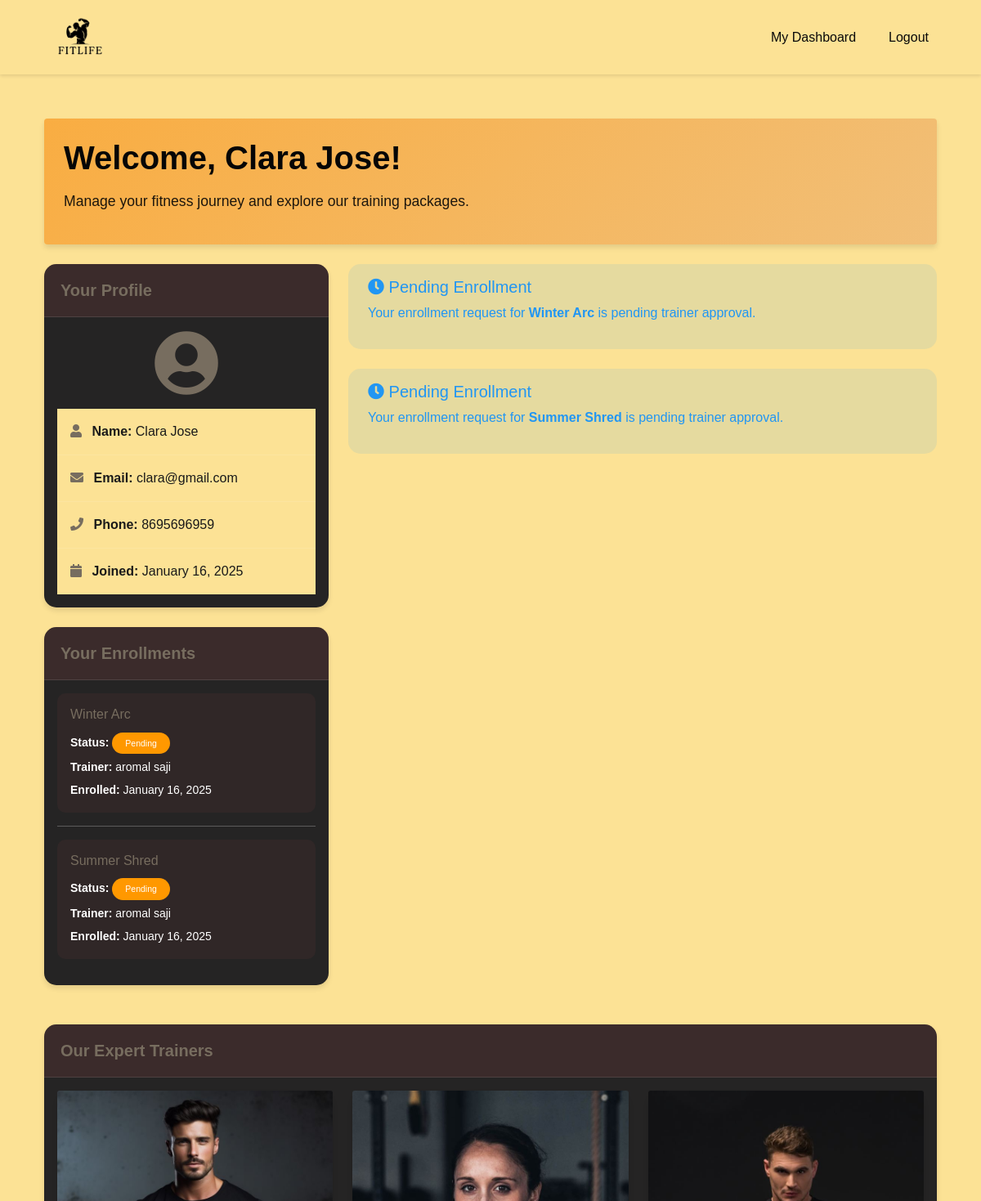
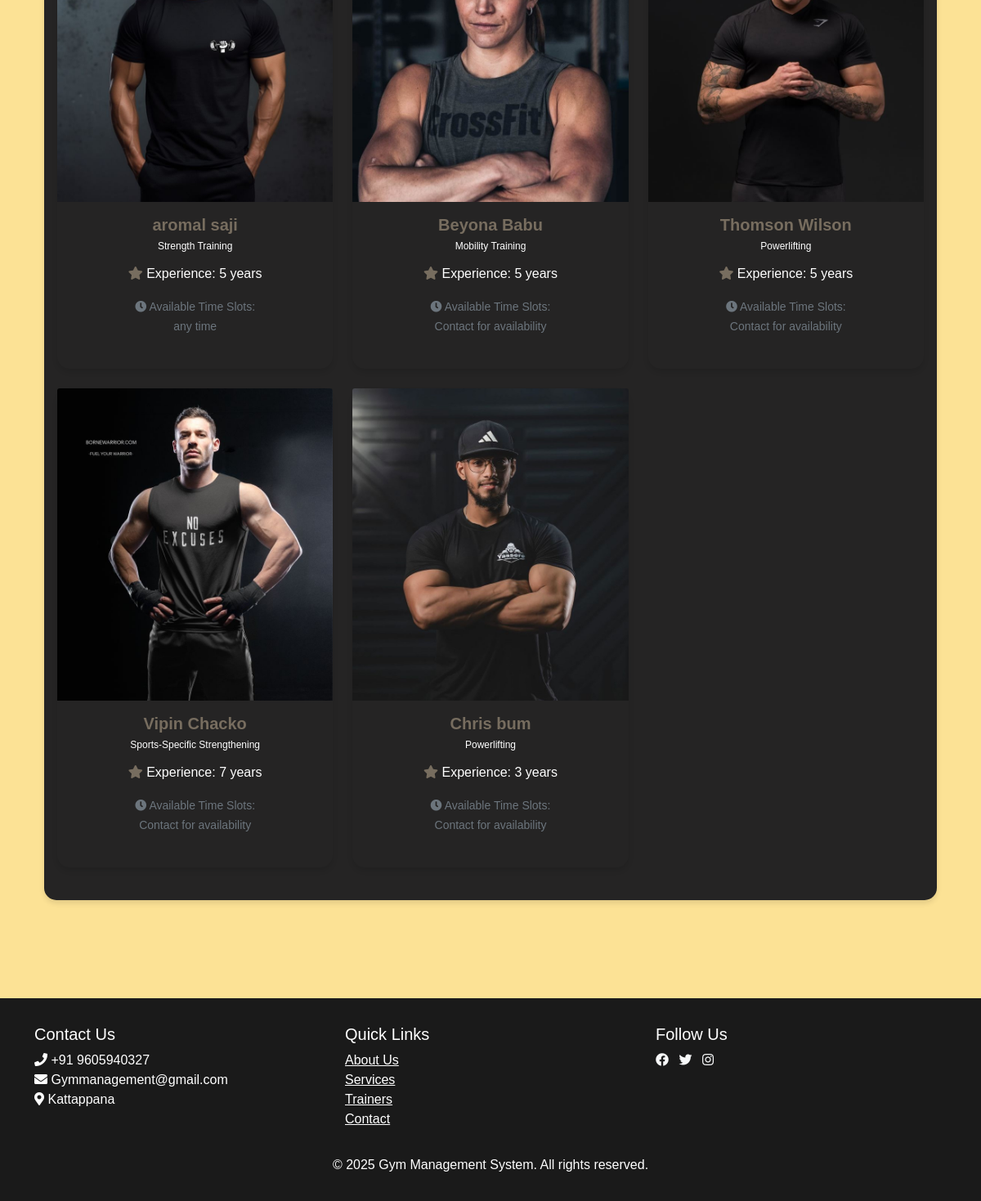
Screenshot of /dashboard/ (signed in) with the database file from the repository (2 pictures, top to bottom).
### gym_app/models.py (models this page shows, shortened)
class CustomUser(AbstractUser):
    phone_regex = RegexValidator(
        regex=r'^\+?1?\d{9,15}$',
        message="Phone number must be entered in the format: '+999999999'. Up to 15 digits allowed."
    )
    phone_number = models.CharField(validators=[phone_regex], max_length=17, blank=False)
    is_trainer = models.BooleanField(default=False)
    email_verification_token = models.UUIDField(default=uuid.uuid4, editable=False, null=True, blank=True)
    email_verification_sent_at = models.DateTimeField(null=True, blank=True)
    email_verified = models.BooleanField(default=False)

class PackageEnrollment(models.Model):
    STATUS_CHOICES = (
        ('pending', 'Pending'),
        ('approved', 'Approved'),
        ('rejected', 'Rejected'),
    )
    user = models.ForeignKey(CustomUser, on_delete=models.CASCADE, related_name='enrollments')
    package = models.ForeignKey(Package, on_delete=models.CASCADE, related_name='enrollments')
    enrollment_date = models.DateTimeField(auto_now_add=True)
    status = models.CharField(max_length=20, choices=STATUS_CHOICES, default='pending')
    payment_status = models.BooleanField(default=False)
    payment_date = models.DateTimeField(null=True, blank=True)
    start_date = models.DateField(null=True, blank=True)
    end_date = models.DateField(null=True, blank=True)
    notes = models.TextField(blank=True)
    razorpay_order_id = models.CharField(max_length=100, null=True, blank=True)
    razorpay_payment_id = models.CharField(max_length=100, null=True, blank=True)
    razorpay_signature = models.CharField(max_length=200, null=True, blank=True)
    class Meta:
        ordering = ['-enrollment_date']
        unique_together = ['user', 'package', 'status']

class Package(models.Model):
    DURATION_CHOICES = [
        ('1', '1 Month'),
        ('3', '3 Months'),
        ('6', '6 Months'),
        ('12', '12 Months'),
    ]
    name = models.CharField(max_length=100)
    trainer = models.ForeignKey(TrainerProfile, on_delete=models.CASCADE)
    duration = models.CharField(max_length=2, choices=DURATION_CHOICES)
    price = models.DecimalField(max_digits=10, decimal_places=2)
    description = models.TextField()
    features = models.TextField(help_text='Enter features separated by newlines')
    is_active = models.BooleanField(default=True)
    created_at = models.DateTimeField(auto_now_add=True)

class TrainerProfile(models.Model):
    user = models.OneToOneField(CustomUser, on_delete=models.CASCADE)
    profile_picture = models.ImageField(upload_to='trainer_profiles/', null=True, blank=True)
    phone_number = models.CharField(max_length=15)
    specialization = models.ForeignKey(Specialization, on_delete=models.SET_NULL, null=True)
    experience = models.IntegerField(default=0)
    is_active = models.BooleanField(default=True)
    available_time_slots = models.CharField(max_length=200, blank=True)

class Specialization(models.Model):
    name = models.CharField(max_length=100)
    description = models.TextField(blank=True, null=True)
    is_active = models.BooleanField(default=True)
    class Meta:
        ordering = ['name']

### gym_app/views.py (the view)
# urls.py: path('dashboard/', views.user_dashboard, name='user_dashboard'),
@login_required
def user_dashboard(request):
    if request.user.is_trainer:
        return redirect('trainer_dashboard')
    enrollments = PackageEnrollment.objects.filter(user=request.user)
    context = {
        'user': request.user,
        'user_enrollments': enrollments,
        'packages': Package.objects.filter(is_active=True),
        'trainers': TrainerProfile.objects.filter(is_active=True),
    }
    active_enrollment = enrollments.filter(status__in=['pending', 'approved'], payment_status=False).first()
    if active_enrollment:
        if active_enrollment.status == 'approved' and active_enrollment.payment_status:
            today_attendance = Attendance.objects.filter(
                enrollment=active_enrollment,
                date=timezone.now().date()
            ).exists()
            progress_entries = Progress.objects.filter(enrollment=active_enrollment)
            context.update({
                'today_attendance': today_attendance,
                'progress_entries': progress_entries,
                'show_packages': False
            })
        else:
            context['show_packages'] = False
    else:
        context['show_packages'] = True
        rejected_enrollments = enrollments.filter(status='rejected')
        if rejected_enrollments.exists():
            context['rejected_enrollments'] = rejected_enrollments
    return render(request, 'gym_app/user_dashboard.html', context)

### templates/gym_app/user_dashboard.html (shortened to what this page needs)
{% extends 'gym_app/base.html' %}
{% load static %}
{% load gym_app_filters %}
{% block content %}
<div class="container mt-4">
    <div class="welcome-banner p-4 mb-4 rounded">
        <h2>Welcome, {{ user.get_full_name }}!</h2>
        <p>Manage your fitness journey and explore our training packages.</p>
    </div>
    <div class="row">
        <div class="col-md-4 mb-4">
            <div class="card profile-card">
                <div class="card-header">
                    <h5 class="card-title mb-0">Your Profile</h5>
                </div>
                <div class="card-body">
                    <div class="text-center mb-3">
                        <i class="fas fa-user-circle fa-5x text-orange"></i>
                    </div>
                    <ul class="list-group list-group-flush">
                        <li class="list-group-item">
                            <i class="fas fa-user me-2 text-orange"></i>
                            <strong>Name:</strong> {{ user.get_full_name }}
                        </li>
                        <li class="list-group-item">
                            <i class="fas fa-envelope me-2 text-orange"></i>
                            <strong>Email:</strong> {{ user.email }}
                        </li>
                        <li class="list-group-item">
                            <i class="fas fa-phone me-2 text-orange"></i>
                            <strong>Phone:</strong> {{ user.phone_number }}
                        </li>
                        <li class="list-group-item">
                            <i class="fas fa-calendar me-2 text-orange"></i>
                            <strong>Joined:</strong> {{ user.date_joined|date:"F d, Y" }}
                        </li>
                    </ul>
                </div>
            </div>
            <div class="card mt-4">
                <div class="card-header">
                    <h5 class="card-title mb-0">Your Enrollments</h5>
                </div>
                <div class="card-body">
                    {% if user_enrollments %}
                        {% for enrollment in user_enrollments %}
                        <div class="enrollment-item mb-3">
                            <h6 class="text-orange">{{ enrollment.package.name }}</h6>
                            <p class="mb-1">
                                <small>
                                    <strong>Status:</strong>
                                    <span class="badge {% if enrollment.status == 'approved' %}bg-success{% elif enrollment.status == 'rejected' %}bg-danger{% else %}bg-warning{% endif %}">
                                        {{ enrollment.get_status_display }}
                                    </span>
                                </small>
                            </p>
                            <p class="mb-1"><small><strong>Trainer:</strong> {{ enrollment.package.trainer.user.get_full_name }}</small></p>
                            <p class="mb-0"><small><strong>Enrolled:</strong> {{ enrollment.enrollment_date|date:"F d, Y" }}</small></p>
                        </div>
                        {% if not forloop.last %}<hr>{% endif %}
                        {% endfor %}
                    {% else %}
                        <p class="text-muted mb-0">You haven't enrolled in any packages yet.</p>
                    {% endif %}
                </div>
            </div>
        </div>
        <div class="col-md-8 mb-4">
            {% if show_packages %}
                {% if rejected_enrollments %}
                    <div class="alert alert-warning mb-4">
                        <h5 class="alert-heading"><i class="fas fa-exclamation-triangle me-2"></i>Previous Enrollment(s) Rejected</h5>
                        <hr>
                        {% for enrollment in rejected_enrollments %}
                        <p class="mb-2">
                            Your enrollment request for <strong>{{ enrollment.package.name }}</strong> was rejected.
                            Please select a different package below.
                        </p>
                        {% endfor %}
                    </div>
                {% endif %}
                <div class="row">
                    <div class="col-12">
                        <h4 class="mb-4"><i class="fas fa-dumbbell me-2"></i>Available Training Packages</h4>
                    </div>
                    {% for package in packages %}
                    <div class="col-md-6 mb-4">
                        <div class="card h-100 package-card">
                            <div class="card-header package-header">
                                <h5 class="card-title mb-0">{{ package.name }}</h5>
                                <div class="price-tag">₹{{ package.price }}</div>
                            </div>
                            <div class="card-body">
                                <p class="card-text">{{ package.description }}</p>
                                <ul class="feature-list">
                                    {% for feature in package.features.split %}
                                    <li><i class="fas fa-check me-2 text-orange"></i>{{ feature }}</li>
                                    {% endfor %}
                                </ul>
                                <div class="trainer-info">
                                    <p class="mb-1">
                                        <i class="fas fa-user-tie me-2 text-orange"></i>
                                        <strong>Trainer:</strong> {{ package.trainer.user.get_full_name }}
                                    </p>
                                    <p class="mb-1">
                                        <i class="fas fa-star me-2 text-orange"></i>
                                        <strong>Specialization:</strong> {{ package.trainer.specialization.name }}
                                    </p>
                                    <p class="mb-0">
                                        <i class="fas fa-clock me-2 text-orange"></i>
                                        <strong>Duration:</strong> {{ package.get_duration_display }}
                                    </p>
                                </div>
                            </div>
                            <div class="card-footer --primary-bg">
                                {% if user_enrollments %}
                                    {% with enrollment=user_enrollments|filter_by_package:package %}
                                        {% if enrollment %}
                                            <button class="btn btn-secondary w-100" disabled>
                                                {{ enrollment.get_status_display }}
                                            </button>
                                        {% else %}
                                            <form method="post" action="{% url 'enroll_package' package.id %}">
                                                {% csrf_token %}
                                                <button type="submit" class="btn btn-gradient w-100">Enroll Now</button>
                                            </form>
                                        {% endif %}
                                    {% endwith %}
                                {% else %}
                                    <form method="post" action="{% url 'enroll_package' package.id %}">
                                        {% csrf_token %}
                                        <button type="submit" class="btn btn-gradient w-100">Enroll Now</button>
                                    </form>
                                {% endif %}
                            </div>
                        </div>
                    </div>
                    {% endfor %}
                </div>
            {% else %}
                {% if user_enrollments %}
                    {% for enrollment in user_enrollments %}
                        {% if enrollment.status == 'pending' %}
                            <div class="alert alert-info">
                                <h5><i class="fas fa-clock"></i> Pending Enrollment</h5>
                                <p>Your enrollment request for <strong>{{ enrollment.package.name }}</strong> is pending trainer approval.</p>
                            </div>
                        {% endif %}
                    {% endfor %}
                {% endif %}
            {% endif %}
        </div>
    </div>
    <div class="row mb-4">
        <div class="col-12">
            <div class="card">
                <div class="card-header">
                    <h5 class="card-title mb-0">Our Expert Trainers</h5>
                </div>
                <div class="card-body">
                    <div class="row">
                        {% for trainer in trainers %}
                        <div class="col-md-4 mb-4">
                            <div class="card h-100 trainer-card">
                                {% if trainer.profile_picture %}
                                    <img src="{{ trainer.profile_picture.url }}" class="card-img-top trainer-img" alt="{{ trainer.user.get_full_name }}">
                                {% else %}
                                    <div class="trainer-img-placeholder">
                                        <i class="fas fa-user-circle fa-5x"></i>
                                    </div>
                                {% endif %}
                                <div class="card-body text-center">
                                    <h5 class="card-title">{{ trainer.user.get_full_name }}</h5>
                                    <span class="badge bg-orange mb-2">{{ trainer.specialization.name }}</span>
                                    <p class="card-text">
                                        <i class="fas fa-star text-orange"></i>
                                        Experience: {{ trainer.experience }} years
                                    </p>
                                    <p class="card-text">
                                        <small class="text-muted">
                                            <i class="fas fa-clock"></i>
                                            Available Time Slots:<br>
                                            {{ trainer.available_time_slots|default:"Contact for availability" }}
                                        </small>
                                    </p>
                                </div>
                            </div>
                        </div>
                        {% endfor %}
                    </div>
                </div>
            </div>
        </div>
    </div>
</div>
{% endblock %}

### rows the page displays
CustomUser: get_full_name "Clara Jose", email "clara@gmail.com", phone_number "8695696959", date_joined "January 16, 2025"
PackageEnrollment: package.name "Winter Arc", status "Pending", package.trainer.user.get_full_name "aromal saji", enrollment_date "January 16, 2025"
PackageEnrollment: package.name "Summer Shred", status "Pending", package.trainer.user.get_full_name "aromal saji", enrollment_date "January 16, 2025"
TrainerProfile: profile_picture (picture), user.get_full_name "aromal saji", specialization.name "Strength Training", experience "5", available_time_slots "any time"
TrainerProfile: profile_picture (picture), user.get_full_name "Beyona Babu", specialization.name "Mobility Training", experience "5", available_time_slots "Contact for availability"
TrainerProfile: profile_picture (picture), user.get_full_name "Thomson Wilson", specialization.name "Powerlifting", experience "5", available_time_slots "Contact for availability"
TrainerProfile: profile_picture (picture), user.get_full_name "Vipin Chacko", specialization.name "Sports-Specific Strengthening", experience "7", available_time_slots "Contact for availability"
TrainerProfile: profile_picture (picture), user.get_full_name "Chris bum", specialization.name "Powerlifting", experience "3", available_time_slots "Contact for availability"
